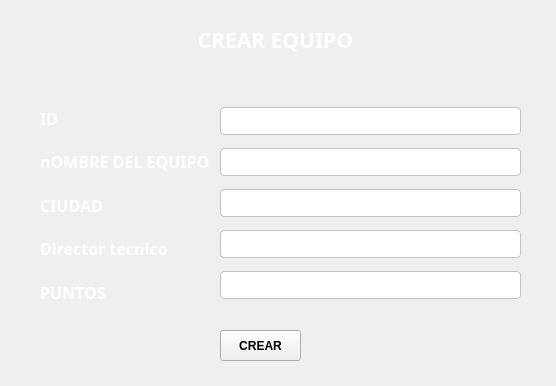
<?xml version="1.0" encoding="UTF-8"?>
<ui version="4.0">
 <class>crear</class>
 <widget class="QDialog" name="crear">
  <property name="geometry">
   <rect>
    <x>0</x>
    <y>0</y>
    <width>556</width>
    <height>386</height>
   </rect>
  </property>
  <property name="windowTitle">
   <string>Dialog</string>
  </property>
  <property name="styleSheet">
   <string notr="true">#crear {
    border-image: url(:/fondoCrear.png) 0 0 0 0 stretch stretch;
}

QPushButton {
    background-image: none;
    background-color: #2ecc71;
    color: white;
    border-radius: 8px;
    padding: 8px;
    font-weight: bold;
}

QLineEdit {
    background-image: none;
    background-color: white;
    color: black;
    border: 1px solid #bdc3c7;
    border-radius: 4px;
    padding: 5px;
}

QLabel {
    background-image: none;
    background-color: transparent;
    color: white;
    font-weight: bold;
}</string>
  </property>
  <widget class="QLabel" name="label">
   <property name="geometry">
    <rect>
     <x>190</x>
     <y>0</y>
     <width>171</width>
     <height>81</height>
    </rect>
   </property>
   <property name="font">
    <font>
     <family>Algerian</family>
     <pointsize>16</pointsize>
     <bold>true</bold>
    </font>
   </property>
   <property name="text">
    <string>&lt;html&gt;&lt;head/&gt;&lt;body&gt;&lt;p align=&quot;center&quot;&gt;&lt;span style=&quot; font-weight:700;&quot;&gt;CREAR EQUIPO&lt;/span&gt;&lt;/p&gt;&lt;/body&gt;&lt;/html&gt;</string>
   </property>
  </widget>
  <widget class="QToolButton" name="toolButton">
   <property name="geometry">
    <rect>
     <x>220</x>
     <y>330</y>
     <width>81</width>
     <height>31</height>
    </rect>
   </property>
   <property name="font">
    <font>
     <family>Arial</family>
     <bold>true</bold>
    </font>
   </property>
   <property name="text">
    <string>CREAR</string>
   </property>
  </widget>
  <widget class="QWidget" name="verticalLayoutWidget">
   <property name="geometry">
    <rect>
     <x>40</x>
     <y>100</y>
     <width>172</width>
     <height>211</height>
    </rect>
   </property>
   <layout class="QVBoxLayout" name="verticalLayout">
    <item>
     <widget class="QLabel" name="label_2">
      <property name="font">
       <font>
        <family>Algerian</family>
        <bold>true</bold>
       </font>
      </property>
      <property name="text">
       <string>&lt;html&gt;&lt;head/&gt;&lt;body&gt;&lt;p&gt;&lt;span style=&quot; font-size:12pt; font-weight:700;&quot;&gt;ID&lt;/span&gt;&lt;/p&gt;&lt;/body&gt;&lt;/html&gt;</string>
      </property>
     </widget>
    </item>
    <item>
     <widget class="QLabel" name="label_3">
      <property name="font">
       <font>
        <family>Algerian</family>
        <bold>true</bold>
       </font>
      </property>
      <property name="text">
       <string>&lt;html&gt;&lt;head/&gt;&lt;body&gt;&lt;p&gt;&lt;span style=&quot; font-size:12pt; font-weight:700;&quot;&gt;nOMBRE DEL EQUIPO&lt;/span&gt;&lt;/p&gt;&lt;/body&gt;&lt;/html&gt;</string>
      </property>
     </widget>
    </item>
    <item>
     <widget class="QLabel" name="label_4">
      <property name="font">
       <font>
        <family>Algerian</family>
        <bold>true</bold>
       </font>
      </property>
      <property name="text">
       <string>&lt;html&gt;&lt;head/&gt;&lt;body&gt;&lt;p&gt;&lt;span style=&quot; font-size:12pt; font-weight:700;&quot;&gt;CIUDAD&lt;/span&gt;&lt;/p&gt;&lt;/body&gt;&lt;/html&gt;</string>
      </property>
     </widget>
    </item>
    <item>
     <widget class="QLabel" name="label_5">
      <property name="font">
       <font>
        <family>Algerian</family>
        <bold>true</bold>
       </font>
      </property>
      <property name="text">
       <string>&lt;html&gt;&lt;head/&gt;&lt;body&gt;&lt;p&gt;&lt;span style=&quot; font-size:12pt; font-weight:700;&quot;&gt;Director tecnico&lt;/span&gt;&lt;/p&gt;&lt;/body&gt;&lt;/html&gt;</string>
      </property>
     </widget>
    </item>
    <item>
     <widget class="QLabel" name="label_6">
      <property name="font">
       <font>
        <family>Algerian</family>
        <bold>true</bold>
       </font>
      </property>
      <property name="text">
       <string>&lt;html&gt;&lt;head/&gt;&lt;body&gt;&lt;p&gt;&lt;span style=&quot; font-size:12pt; font-weight:700;&quot;&gt;PUNTOS&lt;/span&gt;&lt;/p&gt;&lt;/body&gt;&lt;/html&gt;</string>
      </property>
     </widget>
    </item>
   </layout>
  </widget>
  <widget class="QWidget" name="verticalLayoutWidget_2">
   <property name="geometry">
    <rect>
     <x>220</x>
     <y>100</y>
     <width>301</width>
     <height>211</height>
    </rect>
   </property>
   <layout class="QVBoxLayout" name="verticalLayout_2">
    <item>
     <widget class="QLineEdit" name="lineEdit"/>
    </item>
    <item>
     <widget class="QLineEdit" name="lineEdit_2"/>
    </item>
    <item>
     <widget class="QLineEdit" name="lineEdit_3"/>
    </item>
    <item>
     <widget class="QLineEdit" name="lineEdit_4"/>
    </item>
    <item>
     <widget class="QLineEdit" name="lineEdit_5"/>
    </item>
   </layout>
  </widget>
 </widget>
 <resources/>
 <connections/>
</ui>
